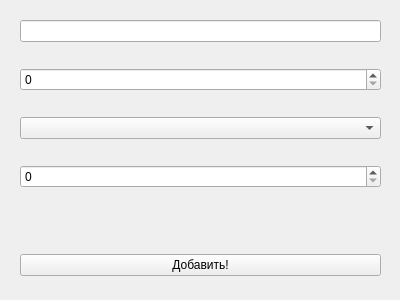
<?xml version="1.0" encoding="UTF-8"?>
<ui version="4.0">
 <class>Form</class>
 <widget class="QWidget" name="Form">
  <property name="geometry">
   <rect>
    <x>0</x>
    <y>0</y>
    <width>400</width>
    <height>300</height>
   </rect>
  </property>
  <property name="windowTitle">
   <string>Form</string>
  </property>
  <widget class="QWidget" name="verticalLayoutWidget">
   <property name="geometry">
    <rect>
     <x>0</x>
     <y>0</y>
     <width>401</width>
     <height>301</height>
    </rect>
   </property>
   <layout class="QVBoxLayout" name="verticalLayout">
    <property name="sizeConstraint">
     <enum>QLayout::SetDefaultConstraint</enum>
    </property>
    <property name="leftMargin">
     <number>20</number>
    </property>
    <property name="rightMargin">
     <number>20</number>
    </property>
    <item>
     <widget class="QLineEdit" name="title_input"/>
    </item>
    <item>
     <widget class="QSpinBox" name="year_spin"/>
    </item>
    <item>
     <widget class="QComboBox" name="genres_combo">
      <property name="sizePolicy">
       <sizepolicy hsizetype="Preferred" vsizetype="Fixed">
        <horstretch>0</horstretch>
        <verstretch>0</verstretch>
       </sizepolicy>
      </property>
     </widget>
    </item>
    <item>
     <widget class="QSpinBox" name="duration_spin"/>
    </item>
    <item>
     <widget class="QLabel" name="errors">
      <property name="sizePolicy">
       <sizepolicy hsizetype="Minimum" vsizetype="Fixed">
        <horstretch>0</horstretch>
        <verstretch>0</verstretch>
       </sizepolicy>
      </property>
      <property name="text">
       <string/>
      </property>
     </widget>
    </item>
    <item>
     <widget class="QPushButton" name="pushButton">
      <property name="sizePolicy">
       <sizepolicy hsizetype="Minimum" vsizetype="Fixed">
        <horstretch>0</horstretch>
        <verstretch>0</verstretch>
       </sizepolicy>
      </property>
      <property name="text">
       <string>Добавить!</string>
      </property>
     </widget>
    </item>
   </layout>
  </widget>
 </widget>
 <resources/>
 <connections/>
</ui>
